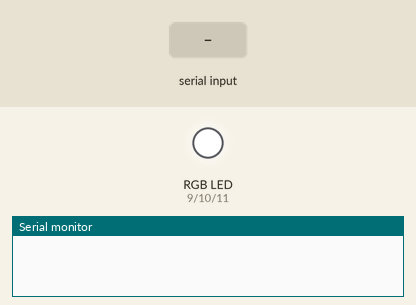
This sketch was run on a simulated Arduino Uno, built with avr-gcc and run on an emulated ATmega328P. Parts: an RGB LED mixed from three pins (HIGH = lit), the last lines printed to the serial monitor. The inputs (shaded band) are chosen by the test bench. Dim RGB values are drawn brighter than linear.

Above: at 1.2 s.
1.3 s: "200\n" received over Serial
At 1.9 s:
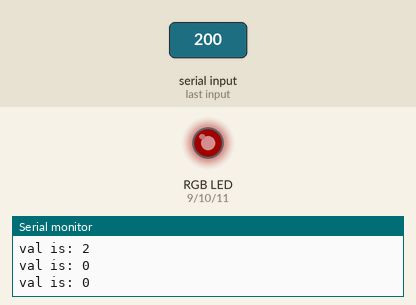
2.8 s: byte 10 ('\n') received over Serial
4.3 s: "90,45\n" received over Serial
Timing chart, 0 to 7.3 s (numbered marks = the images above; inputs shaded):
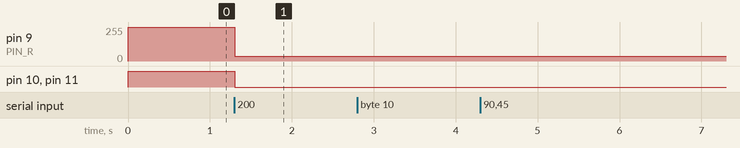

The sketch:

build_indicator.ino
```cpp
const int PIN_R = 9;
const int PIN_G = 10;
const int PIN_B = 11;

void setup() {
  Serial.begin(9600);

  pinMode(PIN_R, OUTPUT);
  pinMode(PIN_G, OUTPUT);
  pinMode(PIN_B, OUTPUT);

  analogWrite(PIN_R, 255);
  analogWrite(PIN_G, 255);
  analogWrite(PIN_B, 255);
}

int toVal(char c) {
  int v = 0;
  if (c >= 'a' && c <= 'f') {
    v = 10 + (c - 'a');
  } else if (c >= 'A' && c <= 'F') {
    v = 10 + (c - 'F');
  } else if (c >= '0' && c <= '9') {
    v = c - '0';
  }
  Serial.print("val is: ");
  Serial.println(v, DEC);
  return (255 * v / 15);
}

void readLine(char *buf, int maxlen) {
  int pos = 0;
  for (;;) {
    if (Serial.available()) {
      char c = Serial.read();
      if (c == '\n' || c == '\r') {
        buf[pos++] = 0;
        return;
      } else {
        buf[pos++] = c;
      }
      if (pos >= maxlen) {
        buf[maxlen-1] = 0;
        return;
      }
    }
  }
}

void loop() {
  char buf[128];
  readLine(buf, 128);
  if (String(buf).length() == 3) {
    analogWrite(PIN_R, toVal(buf[0]));
    analogWrite(PIN_G, toVal(buf[1]));
    analogWrite(PIN_B, toVal(buf[2]));
  } else {
    Serial.print("Invalid string: "); Serial.println(buf);
  }
}
```

Measured:
- after the input at 1.3 s, pin 9 (PIN_R): 255/255 → 34/255 at once; pin 10 (PIN_G), pin 11 (PIN_B): HIGH → LOW at once
